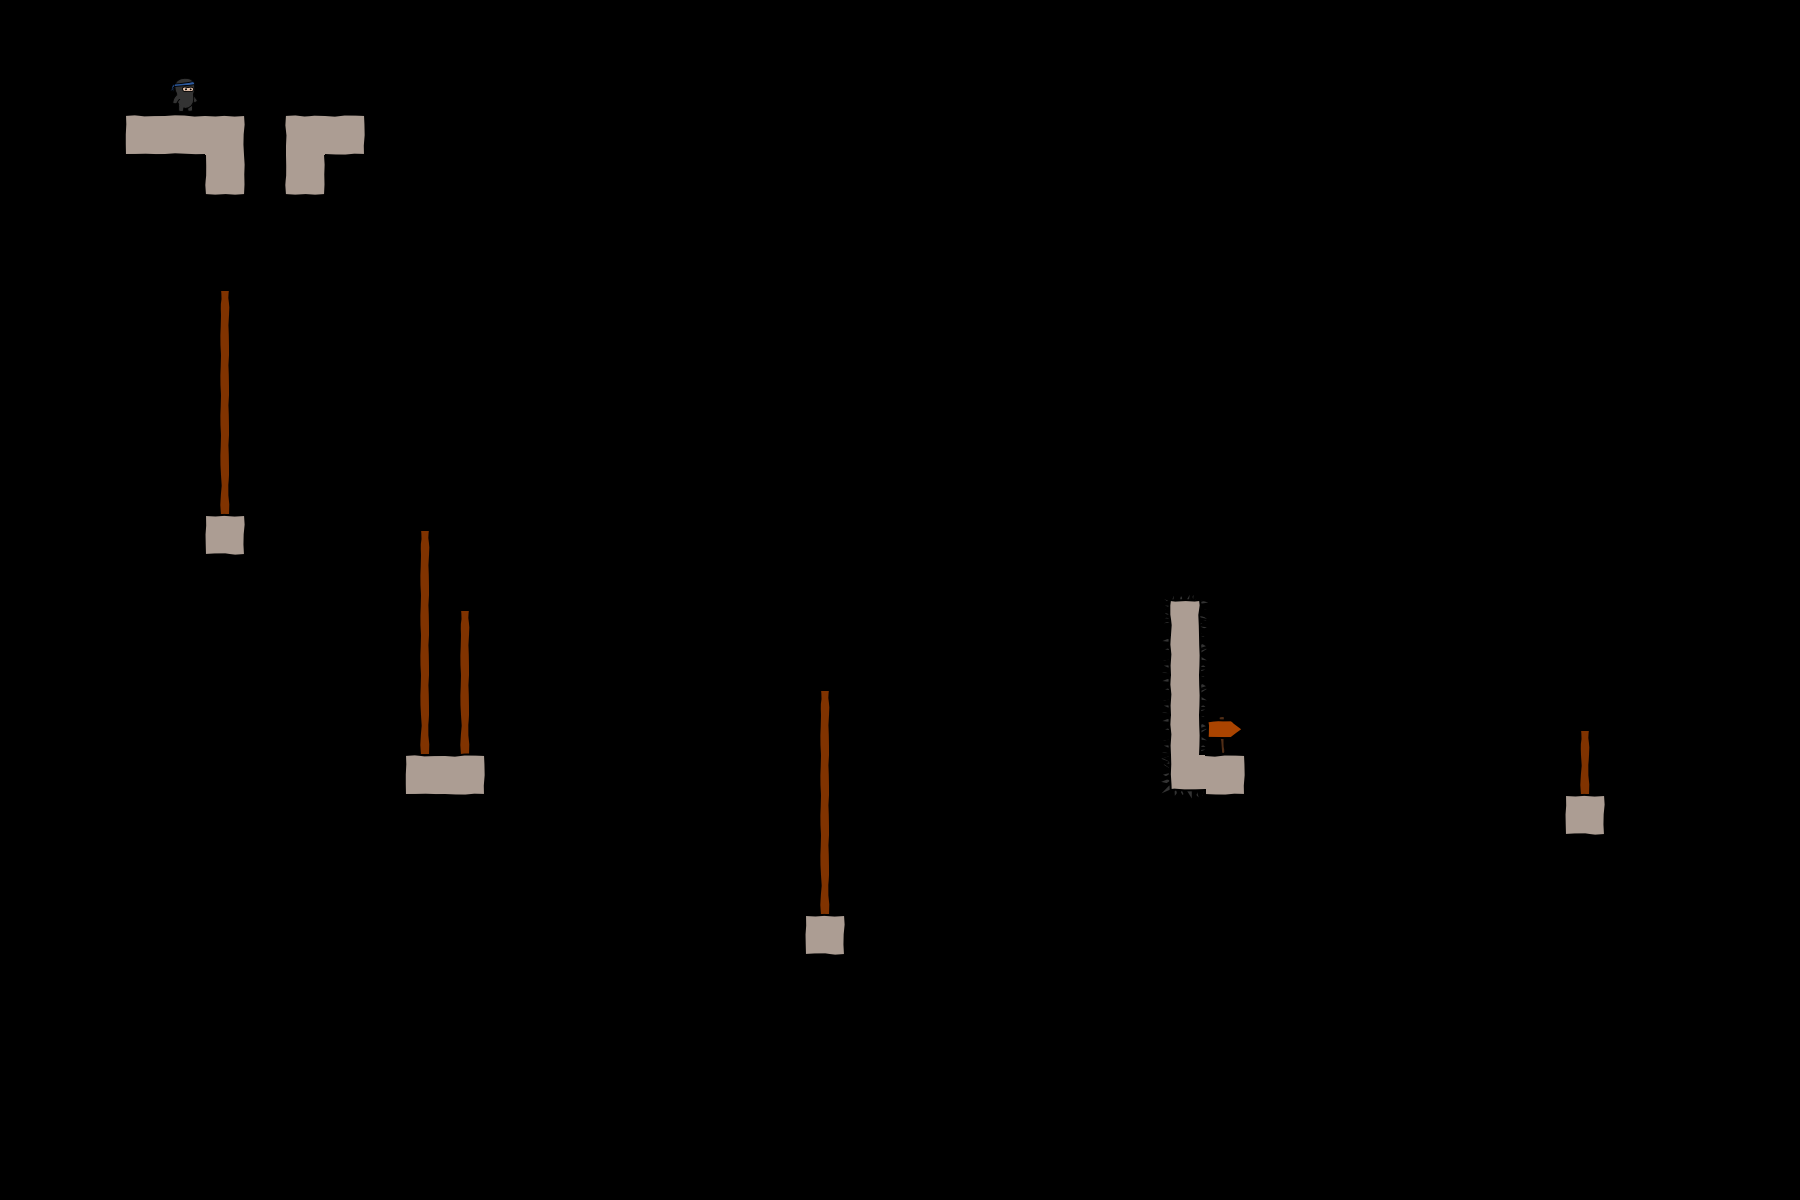

Below is a game level as drawn by its tile map, then a one-line description and the .tmx that defines it (tile-layer data replaced by summaries):
An orthogonal 45x30 tile map with 40x40 px tiles, 3 tile layers (bg, objects, fg), 2 tilesets.

<map version="1.0" orientation="orthogonal" width="45" height="30" tilewidth="40" tileheight="40">
 <tileset firstgid="1" name="world1" tilewidth="50" tileheight="50">
  <image source="world1.png" width="400" height="400" />
 </tileset>
 <tileset firstgid="65" name="objectpalette" tilewidth="50" tileheight="50">
  <image source="objectpalette.png" width="400" height="400" />
 </tileset>
 <layer name="bg" width="64" height="24">
  <data>[1536 cells, 65 non-empty, 11 distinct tile ids]</data>
 </layer>
 <layer name="objects" width="64" height="24">
  <data>[1536 cells, 7 non-empty, 5 distinct tile ids]</data>
 </layer>
 <layer name="fg" width="64" height="24">
  <data>[1536 cells, 0 non-empty, 0 distinct tile ids]</data>
 </layer>
</map>
